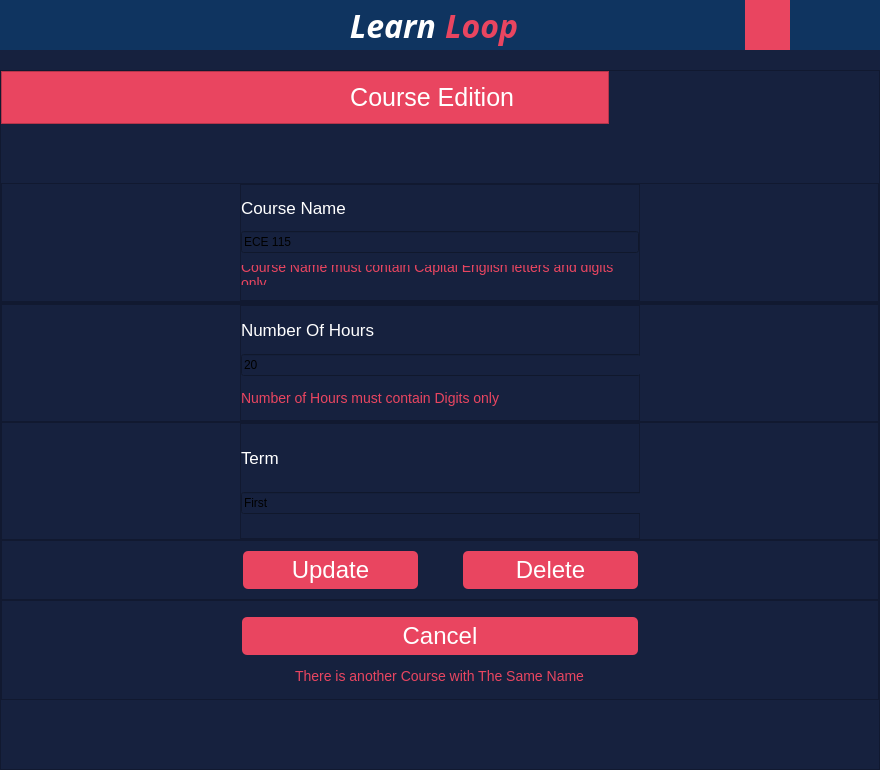
<?xml version="1.0" encoding="UTF-8"?>
<ui version="4.0">
 <class>MainWindow</class>
 <widget class="QMainWindow" name="MainWindow">
  <property name="geometry">
   <rect>
    <x>0</x>
    <y>0</y>
    <width>880</width>
    <height>770</height>
   </rect>
  </property>
  <property name="minimumSize">
   <size>
    <width>880</width>
    <height>770</height>
   </size>
  </property>
  <property name="windowTitle">
   <string>MainWindow</string>
  </property>
  <property name="styleSheet">
   <string notr="true">background:  #16213E</string>
  </property>
  <widget class="QWidget" name="centralwidget">
   <layout class="QVBoxLayout" name="verticalLayout">
    <property name="spacing">
     <number>20</number>
    </property>
    <property name="leftMargin">
     <number>0</number>
    </property>
    <property name="topMargin">
     <number>0</number>
    </property>
    <property name="rightMargin">
     <number>0</number>
    </property>
    <property name="bottomMargin">
     <number>0</number>
    </property>
    <item>
     <widget class="QFrame" name="header_2">
      <property name="minimumSize">
       <size>
        <width>0</width>
        <height>50</height>
       </size>
      </property>
      <property name="maximumSize">
       <size>
        <width>16777215</width>
        <height>50</height>
       </size>
      </property>
      <property name="styleSheet">
       <string notr="true">background: #0F3460</string>
      </property>
      <layout class="QHBoxLayout" name="horizontalLayout_4">
       <property name="spacing">
        <number>0</number>
       </property>
       <property name="leftMargin">
        <number>20</number>
       </property>
       <property name="topMargin">
        <number>0</number>
       </property>
       <property name="rightMargin">
        <number>20</number>
       </property>
       <property name="bottomMargin">
        <number>0</number>
       </property>
       <item alignment="Qt::AlignLeft">
        <widget class="QFrame" name="ControlButtons_2">
         <layout class="QHBoxLayout" name="horizontalLayout_6">
          <property name="spacing">
           <number>15</number>
          </property>
          <property name="leftMargin">
           <number>0</number>
          </property>
          <property name="topMargin">
           <number>0</number>
          </property>
          <property name="rightMargin">
           <number>0</number>
          </property>
          <property name="bottomMargin">
           <number>0</number>
          </property>
          <item>
           <widget class="QPushButton" name="close_2">
            <property name="minimumSize">
             <size>
              <width>20</width>
              <height>0</height>
             </size>
            </property>
            <property name="maximumSize">
             <size>
              <width>20</width>
              <height>16777215</height>
             </size>
            </property>
            <property name="text">
             <string/>
            </property>
            <property name="icon">
             <iconset>
              <normaloff>../../../../Downloads/close.png</normaloff>../../../../Downloads/close.png</iconset>
            </property>
            <property name="iconSize">
             <size>
              <width>13</width>
              <height>16</height>
             </size>
            </property>
            <property name="flat">
             <bool>true</bool>
            </property>
           </widget>
          </item>
          <item>
           <widget class="QPushButton" name="expand_2">
            <property name="minimumSize">
             <size>
              <width>20</width>
              <height>25</height>
             </size>
            </property>
            <property name="maximumSize">
             <size>
              <width>20</width>
              <height>25</height>
             </size>
            </property>
            <property name="text">
             <string/>
            </property>
            <property name="icon">
             <iconset>
              <normaloff>../../../../Downloads/expand-arrows.png</normaloff>../../../../Downloads/expand-arrows.png</iconset>
            </property>
            <property name="iconSize">
             <size>
              <width>20</width>
              <height>25</height>
             </size>
            </property>
            <property name="flat">
             <bool>true</bool>
            </property>
           </widget>
          </item>
          <item>
           <widget class="QPushButton" name="minimize_2">
            <property name="minimumSize">
             <size>
              <width>20</width>
              <height>20</height>
             </size>
            </property>
            <property name="maximumSize">
             <size>
              <width>20</width>
              <height>20</height>
             </size>
            </property>
            <property name="text">
             <string/>
            </property>
            <property name="icon">
             <iconset>
              <normaloff>../../../../Downloads/minimize-sign.png</normaloff>../../../../Downloads/minimize-sign.png</iconset>
            </property>
            <property name="iconSize">
             <size>
              <width>13</width>
              <height>16</height>
             </size>
            </property>
            <property name="flat">
             <bool>true</bool>
            </property>
           </widget>
          </item>
         </layout>
        </widget>
       </item>
       <item>
        <widget class="QFrame" name="Logo_2">
         <property name="maximumSize">
          <size>
           <width>16777215</width>
           <height>16777215</height>
          </size>
         </property>
         <layout class="QHBoxLayout" name="horizontalLayout_7">
          <property name="spacing">
           <number>9</number>
          </property>
          <property name="leftMargin">
           <number>0</number>
          </property>
          <property name="topMargin">
           <number>0</number>
          </property>
          <property name="rightMargin">
           <number>0</number>
          </property>
          <property name="bottomMargin">
           <number>0</number>
          </property>
          <item>
           <widget class="QLabel" name="Learn_2">
            <property name="font">
             <font>
              <family>Ubuntu Condensed</family>
              <pointsize>24</pointsize>
              <weight>75</weight>
              <italic>true</italic>
              <bold>true</bold>
             </font>
            </property>
            <property name="styleSheet">
             <string notr="true">color: white</string>
            </property>
            <property name="text">
             <string>Learn</string>
            </property>
            <property name="alignment">
             <set>Qt::AlignRight|Qt::AlignTrailing|Qt::AlignVCenter</set>
            </property>
            <property name="wordWrap">
             <bool>false</bool>
            </property>
            <property name="margin">
             <number>3</number>
            </property>
           </widget>
          </item>
          <item>
           <widget class="QLabel" name="Loop_2">
            <property name="font">
             <font>
              <family>Ubuntu Condensed</family>
              <pointsize>24</pointsize>
              <weight>75</weight>
              <italic>true</italic>
              <bold>true</bold>
             </font>
            </property>
            <property name="styleSheet">
             <string notr="true">color: #E94560</string>
            </property>
            <property name="text">
             <string>Loop</string>
            </property>
           </widget>
          </item>
         </layout>
        </widget>
       </item>
       <item alignment="Qt::AlignRight">
        <widget class="QFrame" name="ProfilePhotoAndSettings_2">
         <property name="maximumSize">
          <size>
           <width>16777215</width>
           <height>16777215</height>
          </size>
         </property>
         <layout class="QHBoxLayout" name="horizontalLayout_8">
          <property name="spacing">
           <number>20</number>
          </property>
          <property name="leftMargin">
           <number>0</number>
          </property>
          <property name="topMargin">
           <number>0</number>
          </property>
          <property name="rightMargin">
           <number>0</number>
          </property>
          <property name="bottomMargin">
           <number>0</number>
          </property>
          <item>
           <widget class="QPushButton" name="settings_2">
            <property name="minimumSize">
             <size>
              <width>45</width>
              <height>50</height>
             </size>
            </property>
            <property name="maximumSize">
             <size>
              <width>45</width>
              <height>50</height>
             </size>
            </property>
            <property name="statusTip">
             <string/>
            </property>
            <property name="styleSheet">
             <string notr="true">background-color: #E94560;
border-style: outset</string>
            </property>
            <property name="text">
             <string/>
            </property>
            <property name="icon">
             <iconset>
              <normaloff>../../../../Downloads/setting.png</normaloff>../../../../Downloads/setting.png</iconset>
            </property>
            <property name="iconSize">
             <size>
              <width>30</width>
              <height>30</height>
             </size>
            </property>
            <property name="checkable">
             <bool>false</bool>
            </property>
            <property name="autoRepeat">
             <bool>false</bool>
            </property>
            <property name="autoExclusive">
             <bool>false</bool>
            </property>
            <property name="autoDefault">
             <bool>false</bool>
            </property>
            <property name="default">
             <bool>false</bool>
            </property>
            <property name="flat">
             <bool>true</bool>
            </property>
           </widget>
          </item>
          <item>
           <widget class="QPushButton" name="profilePhoto_2">
            <property name="minimumSize">
             <size>
              <width>50</width>
              <height>50</height>
             </size>
            </property>
            <property name="maximumSize">
             <size>
              <width>50</width>
              <height>50</height>
             </size>
            </property>
            <property name="autoFillBackground">
             <bool>false</bool>
            </property>
            <property name="styleSheet">
             <string notr="true"/>
            </property>
            <property name="text">
             <string/>
            </property>
            <property name="icon">
             <iconset>
              <normaloff>../../../../Desktop/59022631_810914472627047_3797622654492475392_n.jpg</normaloff>../../../../Desktop/59022631_810914472627047_3797622654492475392_n.jpg</iconset>
            </property>
            <property name="iconSize">
             <size>
              <width>50</width>
              <height>45</height>
             </size>
            </property>
            <property name="autoDefault">
             <bool>false</bool>
            </property>
            <property name="default">
             <bool>false</bool>
            </property>
            <property name="flat">
             <bool>true</bool>
            </property>
           </widget>
          </item>
         </layout>
        </widget>
       </item>
      </layout>
     </widget>
    </item>
    <item>
     <widget class="QFrame" name="mainPage">
      <property name="maximumSize">
       <size>
        <width>16777215</width>
        <height>16777215</height>
       </size>
      </property>
      <property name="styleSheet">
       <string notr="true">background-color: #16213E;</string>
      </property>
      <property name="frameShape">
       <enum>QFrame::StyledPanel</enum>
      </property>
      <property name="frameShadow">
       <enum>QFrame::Raised</enum>
      </property>
      <layout class="QVBoxLayout" name="verticalLayout_2">
       <property name="spacing">
        <number>0</number>
       </property>
       <property name="leftMargin">
        <number>0</number>
       </property>
       <property name="topMargin">
        <number>0</number>
       </property>
       <property name="rightMargin">
        <number>0</number>
       </property>
       <property name="bottomMargin">
        <number>0</number>
       </property>
       <item>
        <spacer name="verticalSpacer_3">
         <property name="orientation">
          <enum>Qt::Vertical</enum>
         </property>
         <property name="sizeHint" stdset="0">
          <size>
           <width>20</width>
           <height>1</height>
          </size>
         </property>
        </spacer>
       </item>
       <item>
        <widget class="QFrame" name="logo">
         <property name="minimumSize">
          <size>
           <width>0</width>
           <height>53</height>
          </size>
         </property>
         <property name="maximumSize">
          <size>
           <width>608</width>
           <height>16777215</height>
          </size>
         </property>
         <property name="styleSheet">
          <string notr="true">
position: absolute;
width: 608px;
height: 53px;

background: #E94560</string>
         </property>
         <property name="frameShape">
          <enum>QFrame::StyledPanel</enum>
         </property>
         <property name="frameShadow">
          <enum>QFrame::Raised</enum>
         </property>
         <layout class="QHBoxLayout" name="horizontalLayout_10">
          <property name="spacing">
           <number>2</number>
          </property>
          <property name="topMargin">
           <number>0</number>
          </property>
          <property name="bottomMargin">
           <number>0</number>
          </property>
          <item alignment="Qt::AlignHCenter">
           <widget class="QLabel" name="label_12">
            <property name="minimumSize">
             <size>
              <width>433</width>
              <height>34</height>
             </size>
            </property>
            <property name="maximumSize">
             <size>
              <width>433</width>
              <height>37</height>
             </size>
            </property>
            <property name="styleSheet">
             <string notr="true">position: absolute;
width: 433px;
height: 34px;

font-family: 'Righteous';
font-style: normal;
font-weight: 400;
font-size: 25px;
line-height: 31px;
display: flex;
align-items: center;
text-align: center;
letter-spacing: 0.05em;

color: #FFFFFF;</string>
            </property>
            <property name="text">
             <string>Course Edition </string>
            </property>
            <property name="alignment">
             <set>Qt::AlignRight|Qt::AlignTrailing|Qt::AlignVCenter</set>
            </property>
           </widget>
          </item>
         </layout>
        </widget>
       </item>
       <item>
        <spacer name="verticalSpacer_7">
         <property name="orientation">
          <enum>Qt::Vertical</enum>
         </property>
         <property name="sizeHint" stdset="0">
          <size>
           <width>20</width>
           <height>120</height>
          </size>
         </property>
        </spacer>
       </item>
       <item>
        <widget class="QFrame" name="phone_ID">
         <property name="minimumSize">
          <size>
           <width>0</width>
           <height>119</height>
          </size>
         </property>
         <property name="maximumSize">
          <size>
           <width>16777215</width>
           <height>119</height>
          </size>
         </property>
         <property name="styleSheet">
          <string notr="true">background: #16213E;</string>
         </property>
         <property name="frameShape">
          <enum>QFrame::StyledPanel</enum>
         </property>
         <property name="frameShadow">
          <enum>QFrame::Raised</enum>
         </property>
         <layout class="QHBoxLayout" name="horizontalLayout_2">
          <property name="spacing">
           <number>56</number>
          </property>
          <property name="leftMargin">
           <number>0</number>
          </property>
          <property name="topMargin">
           <number>0</number>
          </property>
          <property name="rightMargin">
           <number>0</number>
          </property>
          <property name="bottomMargin">
           <number>0</number>
          </property>
          <item>
           <widget class="QFrame" name="phonenum">
            <property name="minimumSize">
             <size>
              <width>400</width>
              <height>0</height>
             </size>
            </property>
            <property name="maximumSize">
             <size>
              <width>400</width>
              <height>118</height>
             </size>
            </property>
            <property name="styleSheet">
             <string notr="true">background: #16213E;</string>
            </property>
            <property name="frameShape">
             <enum>QFrame::StyledPanel</enum>
            </property>
            <property name="frameShadow">
             <enum>QFrame::Raised</enum>
            </property>
            <layout class="QVBoxLayout" name="verticalLayout_3">
             <property name="spacing">
              <number>0</number>
             </property>
             <property name="leftMargin">
              <number>0</number>
             </property>
             <property name="topMargin">
              <number>0</number>
             </property>
             <property name="rightMargin">
              <number>0</number>
             </property>
             <property name="bottomMargin">
              <number>0</number>
             </property>
             <item>
              <widget class="QLabel" name="label_3">
               <property name="minimumSize">
                <size>
                 <width>144</width>
                 <height>22</height>
                </size>
               </property>
               <property name="maximumSize">
                <size>
                 <width>144</width>
                 <height>22</height>
                </size>
               </property>
               <property name="styleSheet">
                <string notr="true">position: absolute;
width: 144px;
height: 22px;

font-family: 'Outfit';
font-style: normal;
font-weight: 400;
font-size: 17px;
line-height: 21px;
/* identical to box height */

display: flex;
align-items: center;
letter-spacing: 0.11em;

color: #FFFFFF</string>
               </property>
               <property name="text">
                <string>Course Name</string>
               </property>
              </widget>
             </item>
             <item>
              <widget class="QLineEdit" name="lineEdit_5">
               <property name="minimumSize">
                <size>
                 <width>243</width>
                 <height>0</height>
                </size>
               </property>
               <property name="maximumSize">
                <size>
                 <width>16777215</width>
                 <height>16777215</height>
                </size>
               </property>
               <property name="styleSheet">
                <string notr="true"> border-width: 3px; border-style: solid; border-color:white;border-top-style:none;
border-left-style:none; border-right-style:none;
QLineEdit::placeholderr {
    color:white;
}</string>
               </property>
               <property name="text">
                <string>ECE 115</string>
               </property>
               <property name="alignment">
                <set>Qt::AlignLeading|Qt::AlignLeft|Qt::AlignVCenter</set>
               </property>
              </widget>
             </item>
             <item>
              <widget class="QLabel" name="label_7">
               <property name="minimumSize">
                <size>
                 <width>395</width>
                 <height>20</height>
                </size>
               </property>
               <property name="maximumSize">
                <size>
                 <width>395</width>
                 <height>20</height>
                </size>
               </property>
               <property name="styleSheet">
                <string notr="true">position: absolute;
width: 240px;
height: 25px;

font-family: 'Outfit';
font-style: normal;
font-weight: 400;
font-size: 14px;
line-height: 18px;
display: flex;
align-items: center;
letter-spacing: 0.11em;

color: #E94560;</string>
               </property>
               <property name="text">
                <string>Course Name must contain Capital English letters and digits only </string>
               </property>
               <property name="wordWrap">
                <bool>true</bool>
               </property>
              </widget>
             </item>
            </layout>
           </widget>
          </item>
         </layout>
        </widget>
       </item>
       <item>
        <widget class="QFrame" name="signin">
         <property name="minimumSize">
          <size>
           <width>0</width>
           <height>0</height>
          </size>
         </property>
         <property name="frameShape">
          <enum>QFrame::StyledPanel</enum>
         </property>
         <property name="frameShadow">
          <enum>QFrame::Raised</enum>
         </property>
         <layout class="QVBoxLayout" name="verticalLayout_4">
          <property name="spacing">
           <number>56</number>
          </property>
          <property name="leftMargin">
           <number>0</number>
          </property>
          <property name="topMargin">
           <number>0</number>
          </property>
          <property name="rightMargin">
           <number>0</number>
          </property>
          <property name="bottomMargin">
           <number>0</number>
          </property>
         </layout>
        </widget>
       </item>
       <item>
        <widget class="QFrame" name="frame_3">
         <property name="minimumSize">
          <size>
           <width>0</width>
           <height>118</height>
          </size>
         </property>
         <property name="maximumSize">
          <size>
           <width>16777215</width>
           <height>118</height>
          </size>
         </property>
         <property name="styleSheet">
          <string notr="true">background: #16213E;</string>
         </property>
         <property name="frameShape">
          <enum>QFrame::StyledPanel</enum>
         </property>
         <property name="frameShadow">
          <enum>QFrame::Raised</enum>
         </property>
         <layout class="QHBoxLayout" name="horizontalLayout_3">
          <property name="spacing">
           <number>56</number>
          </property>
          <property name="leftMargin">
           <number>0</number>
          </property>
          <property name="topMargin">
           <number>0</number>
          </property>
          <property name="rightMargin">
           <number>0</number>
          </property>
          <property name="bottomMargin">
           <number>0</number>
          </property>
          <item>
           <widget class="QFrame" name="DOB">
            <property name="minimumSize">
             <size>
              <width>400</width>
              <height>0</height>
             </size>
            </property>
            <property name="maximumSize">
             <size>
              <width>400</width>
              <height>116</height>
             </size>
            </property>
            <property name="styleSheet">
             <string notr="true">background: #16213E;</string>
            </property>
            <property name="frameShape">
             <enum>QFrame::StyledPanel</enum>
            </property>
            <property name="frameShadow">
             <enum>QFrame::Raised</enum>
            </property>
            <layout class="QVBoxLayout" name="verticalLayout_5">
             <property name="spacing">
              <number>0</number>
             </property>
             <property name="leftMargin">
              <number>0</number>
             </property>
             <property name="topMargin">
              <number>0</number>
             </property>
             <property name="rightMargin">
              <number>0</number>
             </property>
             <property name="bottomMargin">
              <number>0</number>
             </property>
             <item>
              <widget class="QLabel" name="label_10">
               <property name="minimumSize">
                <size>
                 <width>144</width>
                 <height>22</height>
                </size>
               </property>
               <property name="maximumSize">
                <size>
                 <width>144</width>
                 <height>22</height>
                </size>
               </property>
               <property name="styleSheet">
                <string notr="true">position: absolute;
width: 144px;
height: 22px;

font-family: 'Outfit';
font-style: normal;
font-weight: 400;
font-size: 17px;
line-height: 21px;
/* identical to box height */

display: flex;
align-items: center;
letter-spacing: 0.11em;

color: #FFFFFF;</string>
               </property>
               <property name="text">
                <string>Number Of Hours</string>
               </property>
              </widget>
             </item>
             <item>
              <widget class="QLineEdit" name="lineEdit_7">
               <property name="minimumSize">
                <size>
                 <width>400</width>
                 <height>0</height>
                </size>
               </property>
               <property name="maximumSize">
                <size>
                 <width>400</width>
                 <height>16777215</height>
                </size>
               </property>
               <property name="styleSheet">
                <string notr="true"> border-width: 3px; border-style: solid; border-color:white;border-top-style:none;
border-left-style:none; border-right-style:none;
QLineEdit::placeholderr {
    color:white;
}</string>
               </property>
               <property name="text">
                <string>20</string>
               </property>
               <property name="alignment">
                <set>Qt::AlignLeading|Qt::AlignLeft|Qt::AlignVCenter</set>
               </property>
              </widget>
             </item>
             <item>
              <widget class="QLabel" name="label_2">
               <property name="minimumSize">
                <size>
                 <width>395</width>
                 <height>17</height>
                </size>
               </property>
               <property name="maximumSize">
                <size>
                 <width>395</width>
                 <height>17</height>
                </size>
               </property>
               <property name="styleSheet">
                <string notr="true">position: absolute;
width: 240px;
height: 25px;

font-family: 'Outfit';
font-style: normal;
font-weight: 400;
font-size: 14px;
line-height: 18px;
display: flex;
align-items: center;
letter-spacing: 0.11em;

color: #E94560;</string>
               </property>
               <property name="text">
                <string>Number of Hours must contain Digits only </string>
               </property>
              </widget>
             </item>
            </layout>
           </widget>
          </item>
         </layout>
        </widget>
       </item>
       <item>
        <widget class="QFrame" name="frame_4">
         <property name="minimumSize">
          <size>
           <width>0</width>
           <height>118</height>
          </size>
         </property>
         <property name="maximumSize">
          <size>
           <width>16777215</width>
           <height>118</height>
          </size>
         </property>
         <property name="styleSheet">
          <string notr="true">background: #16213E;</string>
         </property>
         <property name="frameShape">
          <enum>QFrame::StyledPanel</enum>
         </property>
         <property name="frameShadow">
          <enum>QFrame::Raised</enum>
         </property>
         <layout class="QHBoxLayout" name="horizontalLayout_5">
          <property name="spacing">
           <number>0</number>
          </property>
          <property name="leftMargin">
           <number>0</number>
          </property>
          <property name="topMargin">
           <number>0</number>
          </property>
          <property name="rightMargin">
           <number>0</number>
          </property>
          <property name="bottomMargin">
           <number>0</number>
          </property>
          <item>
           <widget class="QFrame" name="frame_5">
            <property name="minimumSize">
             <size>
              <width>400</width>
              <height>0</height>
             </size>
            </property>
            <property name="maximumSize">
             <size>
              <width>400</width>
              <height>16777215</height>
             </size>
            </property>
            <property name="styleSheet">
             <string notr="true">background: #16213E;</string>
            </property>
            <property name="frameShape">
             <enum>QFrame::StyledPanel</enum>
            </property>
            <property name="frameShadow">
             <enum>QFrame::Raised</enum>
            </property>
            <layout class="QVBoxLayout" name="verticalLayout_11">
             <property name="spacing">
              <number>0</number>
             </property>
             <property name="leftMargin">
              <number>0</number>
             </property>
             <property name="topMargin">
              <number>0</number>
             </property>
             <property name="rightMargin">
              <number>0</number>
             </property>
             <property name="bottomMargin">
              <number>0</number>
             </property>
             <item>
              <widget class="QLabel" name="label_13">
               <property name="minimumSize">
                <size>
                 <width>144</width>
                 <height>22</height>
                </size>
               </property>
               <property name="maximumSize">
                <size>
                 <width>144</width>
                 <height>22</height>
                </size>
               </property>
               <property name="styleSheet">
                <string notr="true">position: absolute;
width: 322.96px;
height: 22px;

font-family: 'Outfit';
font-style: normal;
font-weight: 400;
font-size: 17px;
line-height: 21px;
/* identical to box height */

display: flex;
align-items: center;
letter-spacing: 0.11em;

color: #FFFFFF;</string>
               </property>
               <property name="text">
                <string>Term</string>
               </property>
              </widget>
             </item>
             <item>
              <widget class="QLineEdit" name="lineEdit_10">
               <property name="minimumSize">
                <size>
                 <width>545</width>
                 <height>0</height>
                </size>
               </property>
               <property name="maximumSize">
                <size>
                 <width>16777215</width>
                 <height>16777215</height>
                </size>
               </property>
               <property name="styleSheet">
                <string notr="true"> border-width: 3px; border-style: solid; border-color:white;border-top-style:none;
border-left-style:none; border-right-style:none;
QLineEdit::placeholderr {
    color:white;
}</string>
               </property>
               <property name="text">
                <string>First</string>
               </property>
               <property name="alignment">
                <set>Qt::AlignLeading|Qt::AlignLeft|Qt::AlignVCenter</set>
               </property>
              </widget>
             </item>
            </layout>
           </widget>
          </item>
         </layout>
        </widget>
       </item>
       <item>
        <widget class="QFrame" name="frame_6">
         <property name="minimumSize">
          <size>
           <width>0</width>
           <height>60</height>
          </size>
         </property>
         <property name="maximumSize">
          <size>
           <width>16777215</width>
           <height>60</height>
          </size>
         </property>
         <property name="styleSheet">
          <string notr="true">background: #16213E;</string>
         </property>
         <property name="frameShape">
          <enum>QFrame::StyledPanel</enum>
         </property>
         <property name="frameShadow">
          <enum>QFrame::Raised</enum>
         </property>
         <layout class="QHBoxLayout" name="horizontalLayout_9">
          <property name="spacing">
           <number>45</number>
          </property>
          <property name="leftMargin">
           <number>0</number>
          </property>
          <property name="topMargin">
           <number>0</number>
          </property>
          <property name="rightMargin">
           <number>0</number>
          </property>
          <property name="bottomMargin">
           <number>0</number>
          </property>
          <item>
           <spacer name="horizontalSpacer_7">
            <property name="orientation">
             <enum>Qt::Horizontal</enum>
            </property>
            <property name="sizeType">
             <enum>QSizePolicy::Expanding</enum>
            </property>
            <property name="sizeHint" stdset="0">
             <size>
              <width>164</width>
              <height>20</height>
             </size>
            </property>
           </spacer>
          </item>
          <item>
           <widget class="QPushButton" name="pushButton_2">
            <property name="minimumSize">
             <size>
              <width>175</width>
              <height>38</height>
             </size>
            </property>
            <property name="maximumSize">
             <size>
              <width>175</width>
              <height>38</height>
             </size>
            </property>
            <property name="styleSheet">
             <string notr="true">
position: absolute;
width: 175px;
height: 38.5px;

background: #E94560;
border-radius: 5px;


position: absolute;
width: 175px;
height: 38.5px;

font-family: 'Righteous';
font-style: normal;
font-weight: 400;
font-size: 24px;
line-height: 30px;
display: flex;
align-items: center;
text-align: center;
letter-spacing: 0.05em;

color: #FFFFFF;
</string>
            </property>
            <property name="text">
             <string>Update</string>
            </property>
           </widget>
          </item>
          <item>
           <widget class="QPushButton" name="pushButton_3">
            <property name="minimumSize">
             <size>
              <width>175</width>
              <height>38</height>
             </size>
            </property>
            <property name="maximumSize">
             <size>
              <width>175</width>
              <height>38</height>
             </size>
            </property>
            <property name="styleSheet">
             <string notr="true">
position: absolute;
width: 175px;
height: 38.5px;

background: #E94560;
border-radius: 5px;


position: absolute;
width: 175px;
height: 38.5px;

font-family: 'Righteous';
font-style: normal;
font-weight: 400;
font-size: 24px;
line-height: 30px;
display: flex;
align-items: center;
text-align: center;
letter-spacing: 0.05em;

color: #FFFFFF;
</string>
            </property>
            <property name="text">
             <string>Delete</string>
            </property>
           </widget>
          </item>
          <item>
           <spacer name="horizontalSpacer_8">
            <property name="orientation">
             <enum>Qt::Horizontal</enum>
            </property>
            <property name="sizeType">
             <enum>QSizePolicy::Expanding</enum>
            </property>
            <property name="sizeHint" stdset="0">
             <size>
              <width>172</width>
              <height>20</height>
             </size>
            </property>
           </spacer>
          </item>
         </layout>
        </widget>
       </item>
       <item>
        <widget class="QFrame" name="frame_7">
         <property name="minimumSize">
          <size>
           <width>0</width>
           <height>100</height>
          </size>
         </property>
         <property name="maximumSize">
          <size>
           <width>16777215</width>
           <height>100</height>
          </size>
         </property>
         <property name="styleSheet">
          <string notr="true">background: #16213E;</string>
         </property>
         <property name="frameShape">
          <enum>QFrame::StyledPanel</enum>
         </property>
         <property name="frameShadow">
          <enum>QFrame::Raised</enum>
         </property>
         <layout class="QVBoxLayout" name="verticalLayout_12">
          <item alignment="Qt::AlignHCenter">
           <widget class="QPushButton" name="pushButton_4">
            <property name="minimumSize">
             <size>
              <width>396</width>
              <height>38</height>
             </size>
            </property>
            <property name="maximumSize">
             <size>
              <width>396</width>
              <height>38</height>
             </size>
            </property>
            <property name="styleSheet">
             <string notr="true">
position: absolute;
width: 175px;
height: 38.5px;

background: #E94560;
border-radius: 5px;


position: absolute;
width: 175px;
height: 38.5px;

font-family: 'Righteous';
font-style: normal;
font-weight: 400;
font-size: 24px;
line-height: 30px;
display: flex;
align-items: center;
text-align: center;
letter-spacing: 0.05em;

color: #FFFFFF;
</string>
            </property>
            <property name="text">
             <string>Cancel</string>
            </property>
           </widget>
          </item>
          <item alignment="Qt::AlignHCenter">
           <widget class="QLabel" name="label">
            <property name="minimumSize">
             <size>
              <width>395</width>
              <height>15</height>
             </size>
            </property>
            <property name="maximumSize">
             <size>
              <width>395</width>
              <height>15</height>
             </size>
            </property>
            <property name="styleSheet">
             <string notr="true">position: absolute;
width: 395.01px;
height: 15.22px;

font-family: 'Outfit';
font-style: normal;
font-weight: 400;
font-size: 14px;
line-height: 18px;
display: flex;
align-items: center;
text-align: center;
letter-spacing: 0.11em;

color: #E94560;</string>
            </property>
            <property name="text">
             <string>There is another Course with The Same Name</string>
            </property>
            <property name="alignment">
             <set>Qt::AlignCenter</set>
            </property>
           </widget>
          </item>
         </layout>
        </widget>
       </item>
       <item>
        <spacer name="verticalSpacer_4">
         <property name="orientation">
          <enum>Qt::Vertical</enum>
         </property>
         <property name="sizeHint" stdset="0">
          <size>
           <width>20</width>
           <height>130</height>
          </size>
         </property>
        </spacer>
       </item>
      </layout>
     </widget>
    </item>
   </layout>
  </widget>
 </widget>
 <resources/>
 <connections/>
</ui>
